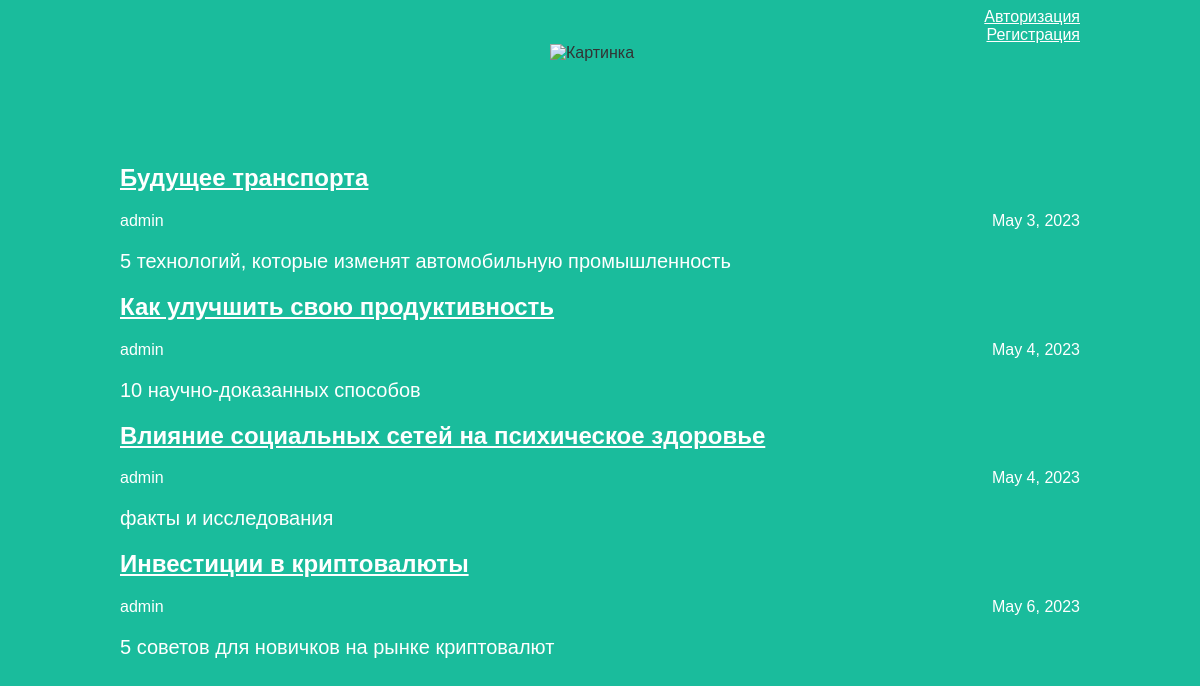
The app's page /, older data.
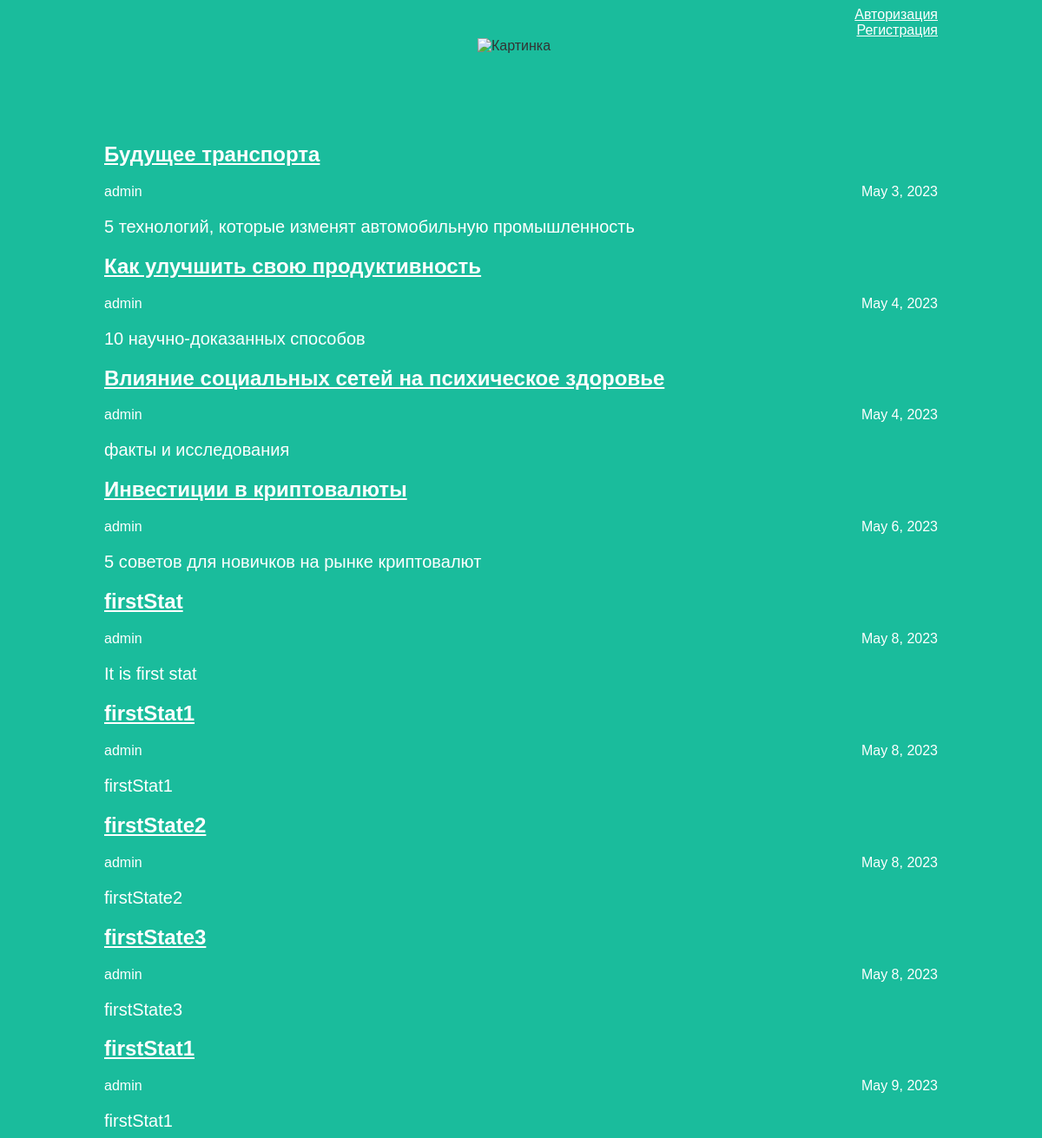
The same page, newer data.
### articles/models.py (models this page shows, shortened)
class Article(models.Model):
    title = models.CharField(max_length=200, unique=True)
    author = models.ForeignKey(User, on_delete=models.CASCADE)
    text = models.TextField()
    created_date = models.DateField(auto_now_add=True)
    def get_excerpt(self):
        return self.text[:140] + "..." if len(self.text) > 140 else self.text

### articles/views.py (the view)
# urls.py: path('', views.archive, name='archive'),
def archive(request):
    return render(request, 'archive.html', {"posts": Article.objects.all()})

### articles/views.py (called while the page is built)
    def __call__(self, request):
        if request.user.is_authenticated and request.path in ['/auth/', '/registration/']:
            return redirect('http://127.0.0.1:8000/')
        response = self.get_response(request)
        return response

### articles/templates/archive.html (shortened to what this page needs)
<!DOCTYPE html>
<html>
<head>
    <link rel="stylesheet" href="/static/css/article.css">
</head>
<body class="archive">
<div class="header">
    {% if request.user.is_authenticated %}
    <div style="text-align: right;">
        <a href="http://127.0.0.1:8000/create_post" style="color: white; display: block;">Создать статью</a>
        <a href="http://127.0.0.1:8000/logout" style="color: white; display: block;">Выход из аккаунта</a>
        <span style="float: right; color: white; order:3;">Привет, {{ request.user.username }}!</span>
    </div>
    {% else %}
    <div style="text-align: right;">
        <a href="http://127.0.0.1:8000/auth" style="color: white; display: block;">Авторизация</a>
        <a href="http://127.0.0.1:8000/registration" style="color: white; display: block;">Регистрация</a>
        </div>
    {% endif %}
    {% load static %}
    <img src="{% static 'img/logo.png' %}" alt="Картинка" />
</div>
<div class="archive">
    {% for post in posts %}
        <div class="one-post">
            <h2 class="post-title">
                <a href="http://127.0.0.1:8000/article/{{post.id}}">{{post.title}}</a>
            </h2>
            <div class="article-info">
                <div class="article-author">{{post.author.username}}</div>
                <div class="article-created-date">{{post.created_date}}</div>
            </div>
            <p class="article-text">{{post.get_excerpt}}</p>
        </div>
    {% endfor %}
</div>
</body>
</html>

### articles/static/css/article.css (style rules this page uses)
body { background: #1abc9c; font-family: Tahoma, Arial, sans-serif; color: #333; }
p, h4 { font-size: 20px; margin-bottom: 0; }
img { height: 30px; width: auto; }
.header img { display: block; width: 100px; height: 100px; margin-left: auto; margin-right: auto; }
.archive { width: 960px; margin-left: auto; margin-right: auto; }
.post-title a { color: #ffffff; }
.article-author { width: 50%; float: left; }
p.article-text { color: white; }
div.article-author { color: white; }
div.article-created-date { color: white; }
h2.post-title { color: white; }
a { color: white; }
.article-created-date { text-align: right; }

Row changes from the older to the newer data that the page shows:
added Article: title "firstStat", author.username "admin", created_date "May 8, 2023", get_excerpt "It is first stat"
added Article: title "firstStat1", author.username "admin", created_date "May 8, 2023", get_excerpt "firstStat1"
added Article: title "firstState2", author.username "admin", created_date "May 8, 2023", get_excerpt "firstState2"
added Article: title "firstState3", author.username "admin", created_date "May 8, 2023", get_excerpt "firstState3"
added Article: title "firstStat1", author.username "admin", created_date "May 9, 2023", get_excerpt "firstStat1"
